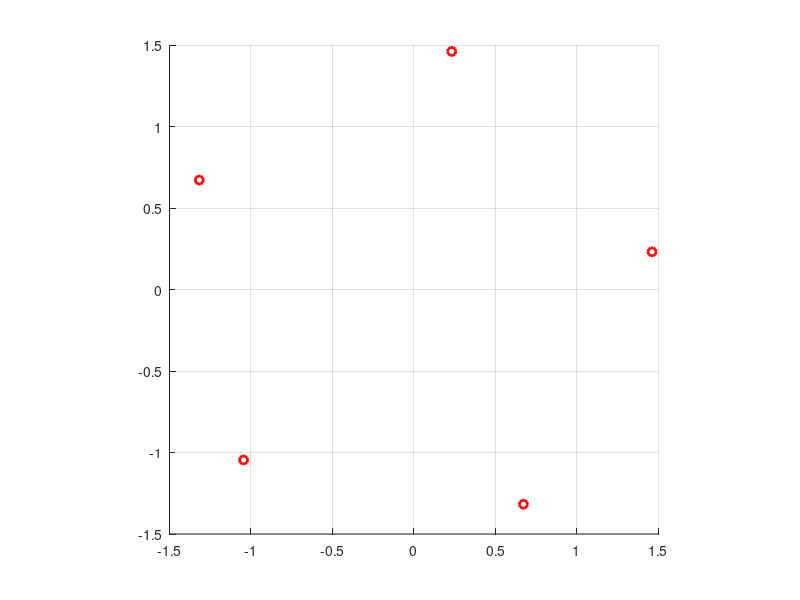

The MATLAB script that drew this image:

%Script that print and plot the solutions of 
% equations on the form z^n = a + bi

%Removes all items
close all

% exponent
naturlig = input('Give the value for n: ');

%complex number
a = input('Give the value for a (real part): ');
b = input('Give the value for b ( imaginary part): ');

% finds the length
r= sqrt(a.^2+b.^2);

%finds the seal
tetta = atan(b/a);

% Adds pi whose number is less than 0
if a < 0
    tetta =tetta+pi;
end

hold on
grid on
axis square

%Finds and plots solutions
for c = 0:naturlig -1
    z= r.^(1/naturlig).*exp(1i*(tetta+2*pi*c)/naturlig)
    plot(real(z),imag(z),'ro','linewidt',2)
end
hold off



